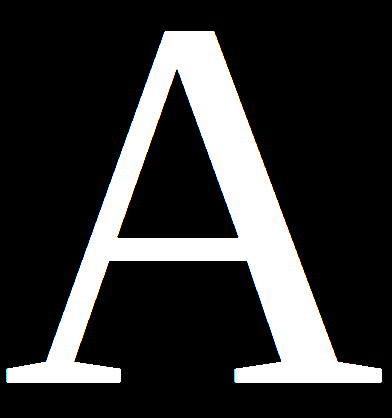
#> input picture countour-letter/A.png, 392 x 418 px
$ python contour_basic.py
#> lines starting #> are read from the running program, lines starting #| are printed output that depends on the picture; after the words box and inside, x2 and y2 are one past the last pixel; in counts of white or black regions, pixels touching at a corner belong together
import cv2
import numpy as np

good_contour = []

img1 = cv2.imread('countour-letter/A.png')
#> img1 is the input picture: shape (418, 392, 3); mean B, G, R 52.5, 52.5, 52.5
gray_image = cv2.cvtColor(img1, cv2.COLOR_BGR2GRAY)
print(img1.shape)
#| (418, 392, 3)
ret, thresh = cv2.threshold(gray_image, 127, 255,0)
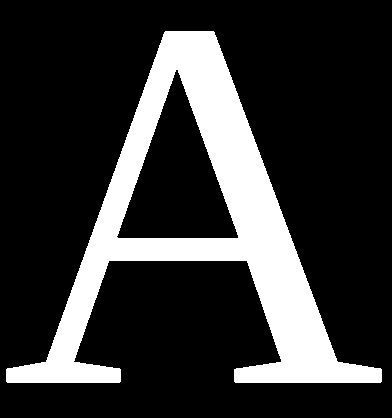
#> thresh: shape (418, 392); 20.6% white; 1 white region

contours,hierarchy = cv2.findContours(thresh,cv2.RETR_TREE,cv2.CHAIN_APPROX_SIMPLE)
#> contours = 2 contours; box (x1, y1, x2, y2) and area: (6, 31, 382, 383) 43313, (116, 69, 239, 239) 10564
# Filtering countour
for contour in contours:
    if cv2.contourArea(contour) > 10000:
        good_contour.append(contour)
#> this loop made 2 passes
#> after the loop, good_contour has the same summary as contours
cv2.drawContours(img1, good_contour, -1, (0, 255, 0), 10)
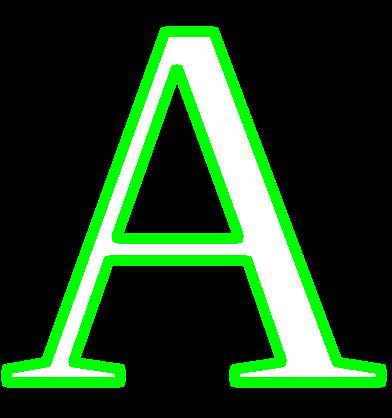
#> img1: shape (418, 392, 3); 13.99% of pixels changed, all inside (x1, y1, x2, y2) = (1, 26, 387, 388)

print(len(good_contour))
#| 2
cv2.imshow("B", img1)
cv2.waitKey(0)
cv2.destroyAllWindows

$ run again, with countour-letter/B.png copied over countour-letter/A.png
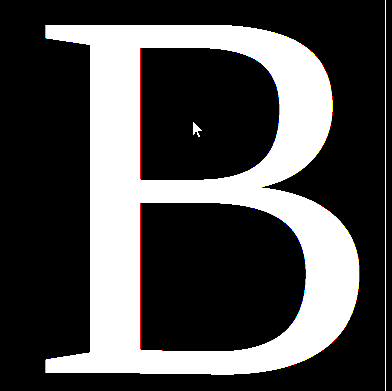
#> input picture countour-letter/B.png, 392 x 391 px
#> img1 is the input picture: shape (391, 392, 3); mean B, G, R 75.8, 75.9, 76.3
#| (391, 392, 3)
#> `ret, thresh = cv2.threshold(gray_image, 127, 255,0)`:
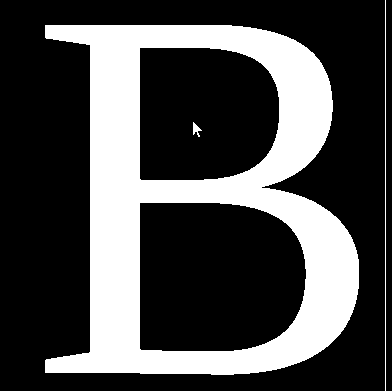
#> thresh: shape (391, 392); 29.8% white; 3 white regions
#> contours = 5 contours, 1 with area under 20; largest, box (x1, y1, x2, y2) and area: (45, 25, 359, 375) 83390, (139, 202, 307, 352) 22526, (139, 47, 280, 181) 16893, (193, 122, 202, 137) 44
#> the loop `for contour in contours:` made 5 passes
#> contour on pass 5: [[385, 0], [385, 390]]
#> after the loop `for contour in contours:`: good_contour = 3 contours; box (x1, y1, x2, y2) and area: (45, 25, 359, 375) 83390, (139, 202, 307, 352) 22526, (139, 47, 280, 181) 16893
#> `cv2.drawContours(img1, good_contour, -1, (0, 255, 0), 10)`:
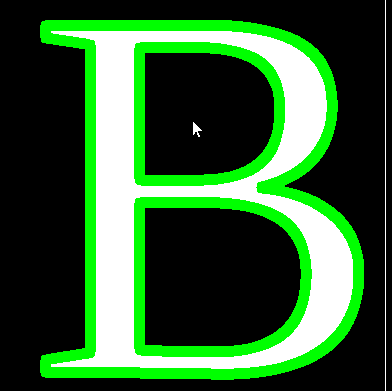
#> img1: shape (391, 392, 3); 17.65% of pixels changed, all inside (x1, y1, x2, y2) = (40, 20, 364, 380)
#| 3

$ run again, with countour-letter/C.png copied over countour-letter/A.png
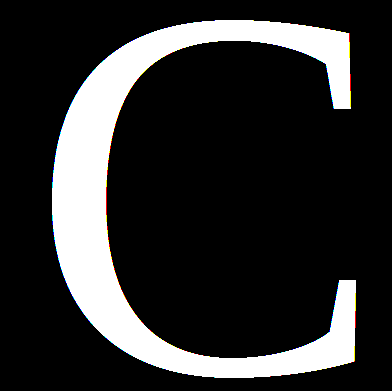
#> input picture countour-letter/C.png, 392 x 391 px
#> img1 is the input picture: shape (391, 392, 3); mean B, G, R 47.2, 47.3, 47.3
#| (391, 392, 3)
#> `ret, thresh = cv2.threshold(gray_image, 127, 255,0)`:
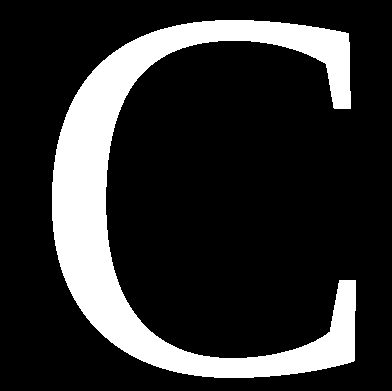
#> thresh: shape (391, 392); 18.5% white; 1 white region
#> contours = 1 contour; box (x1, y1, x2, y2) and area: (52, 20, 356, 378) 27562
#> the loop `for contour in contours:` made 1 pass
#> after the loop `for contour in contours:`: good_contour has the same summary as contours
#> `cv2.drawContours(img1, good_contour, -1, (0, 255, 0), 10)`:
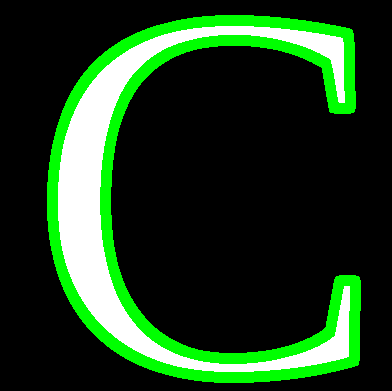
#> img1: shape (391, 392, 3); 12.86% of pixels changed, all inside (x1, y1, x2, y2) = (47, 15, 361, 383)
#| 1

$ run again, with countour-letter/D.png copied over countour-letter/A.png
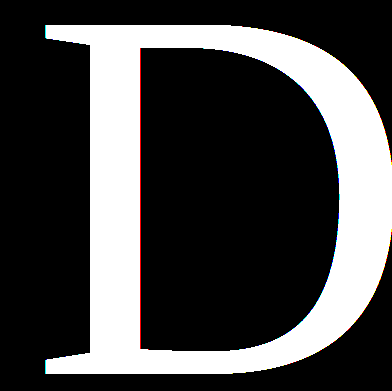
#> input picture countour-letter/D.png, 392 x 391 px
#> img1 is the input picture: shape (391, 392, 3); mean B, G, R 72.3, 72.3, 72.8
#| (391, 392, 3)
#> `ret, thresh = cv2.threshold(gray_image, 127, 255,0)`:
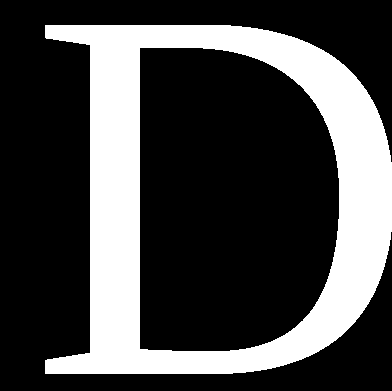
#> thresh: shape (391, 392); 28.4% white; 1 white region
#> contours = 2 contours; box (x1, y1, x2, y2) and area: (45, 25, 392, 374) 96142, (139, 47, 340, 352) 53747
#> the loop `for contour in contours:` made 2 passes
#> after the loop `for contour in contours:`: good_contour has the same summary as contours
#> `cv2.drawContours(img1, good_contour, -1, (0, 255, 0), 10)`:
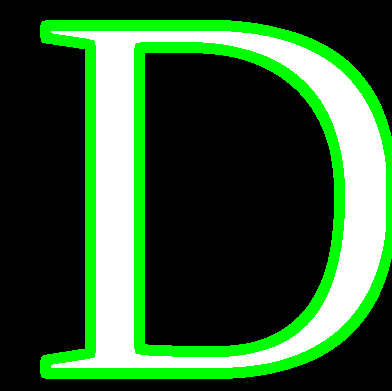
#> img1: shape (391, 392, 3); 15.84% of pixels changed, all inside (x1, y1, x2, y2) = (40, 20, 392, 379)
#| 2
